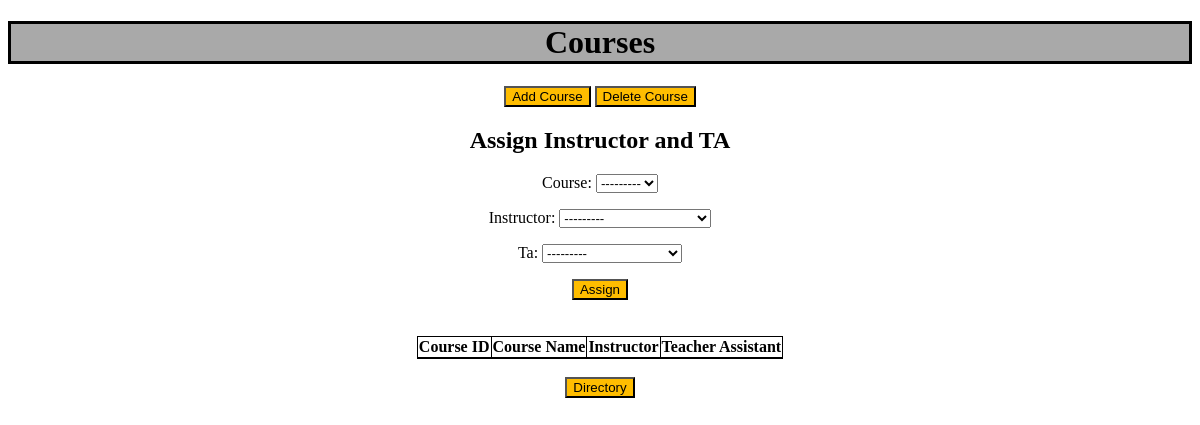
/CoursePage/, run on an earlier commit of the app's database.
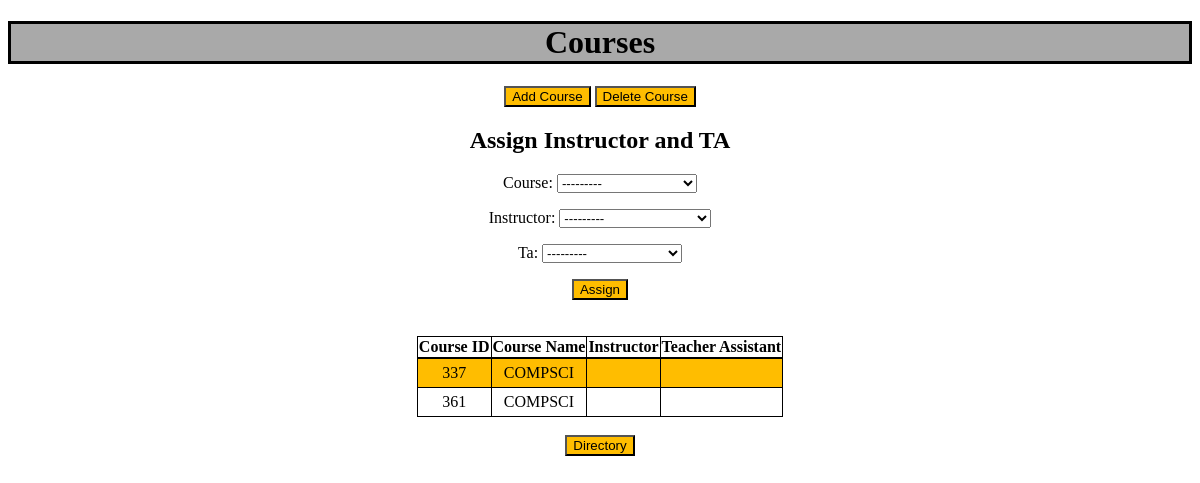
And on a later commit of the database.
### TASchedulerWebApp/models.py (models this page shows)
class Course(models.Model):
    id = models.CharField(max_length=12, primary_key=True)
    name = models.CharField(max_length=200)
    Instructor = models.ForeignKey('User', blank = True, null = True, on_delete = models.DO_NOTHING, related_name='Course_Instructor', unique = False)
    TeacherAssistant = models.ForeignKey('User', blank=True, null=True, on_delete=models.DO_NOTHING, related_name='Course_TeacherAssistant', unique=False)

### TASchedulerWebApp/views.py (the view, shortened to what this page needs)
# urls.py: path('CoursePage/', CoursePage.as_view()),
class CoursePage(View):
    def get(self, request):
        courses = Course.objects.all()
        Instructor = User.objects.filter(is_staff=True, is_superuser=False)
        TeacherAssistant = User.objects.filter(is_staff=False, is_superuser=False)
        form = CourseAssignForm()
        return render(request, "CoursePage.html",
                      {"Courses": courses, "Instructors": Instructor, "TAs": TeacherAssistant, "form": form})

### TASchedulerWebApp/forms.py
class CourseAssignForm(forms.Form):
    course = forms.ModelChoiceField(queryset=Course.objects.all())
    instructor = forms.ModelChoiceField(queryset=User.objects.filter(is_staff=True, is_superuser=False), to_field_name="email")
    ta = forms.ModelChoiceField(queryset=User.objects.filter(is_staff=False, is_superuser=False), to_field_name="email")

### TASchedulerWebApp/models.py (called while the page is built)
    def __str__(self):
        return self.email

### templates/CoursePage.html (shortened to what this page needs)
{% load static %}
<!DOCTYPE html>
<html lang="en">
<head>
    <link rel="stylesheet" type="text/css" href="{% static 'css/CoursePage.css' %}"/>
</head>
<body>
    <h1>Courses</h1>
    <form action="/CoursePage/" method="post">
        <span>
            <input type="submit" name="chosen" value="Add Course">
            <input type="submit" name="chosen" value="Delete Course">
        </span>
    </form>
    <h2>Assign Instructor and TA</h2>
    <form method="post" action="{% url 'CoursePage' %}">
        {{ form.as_p }}
        <button type="submit">Assign</button>
    </form>
    <br>
    <br>
    <table class = 'center'>
        <tr>
            <th>Course ID</th>
            <th>Course Name</th>
            <th>Instructor</th>
            <th>Teacher Assistant</th>
        </tr>
    {%  for i in Courses %}
        <tr>
            <td>{{ i.id }}</td>
            <td>{{ i.name }}</td>
            <td>{{ i.Instructor.email }}</td>
            <td>{{ i.TeacherAssistant.email }}</td>
        </tr>
    {% endfor %}
    </table>
    <br>{{ message }}
    <form action="{% url 'directory' %}" method = 'get'>
        <button type="submit">Directory</button>
    </form>

What changed in the data, as far as the page shows it:
added Course: id "337", name "COMPSCI"
added Course: id "361", name "COMPSCI"
